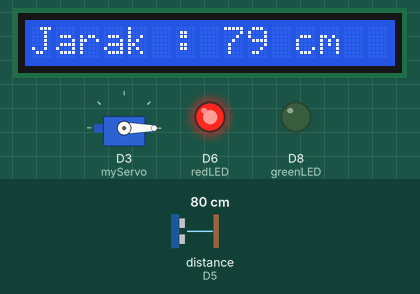
A program run on a simulated ESP8266 (NodeMCU). On the bench: servo, 15×1 character LCD, output pins drawn as LEDs (lit = HIGH). Wiring (inferred from the names in the program): ultrasonic range finder: trigger D4; echo D5. Inputs (shaded band) come from the test bench; at power-on: distance to the obstacle (sensor on D5) 80 cm. The echo pulse lasts 58.3 µs per cm; pins used as bus, display or sensor lines are not drawn.

Above: at 1.2 s.
1.3 s: distance to the obstacle (sensor on D5) set to 13 cm
At 2.9 s:
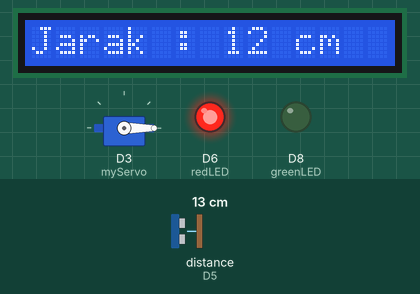
3.6 s: distance to the obstacle (sensor on D5) set to 10 cm
At 5.3 s:
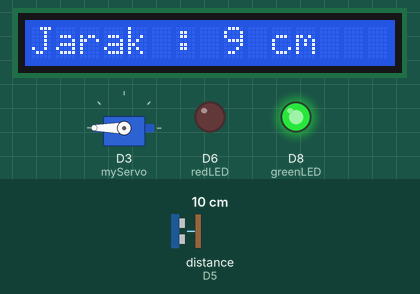
5.6 s: distance to the obstacle (sensor on D5) set to 2 cm
At 7.1 s:
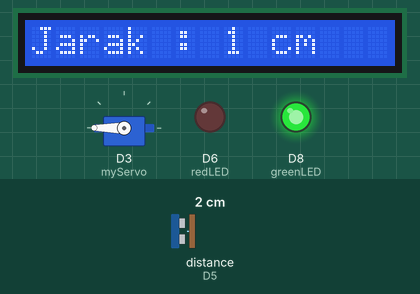
Timing chart, 0 to 8.6 s (numbered marks = the images above; inputs shaded):
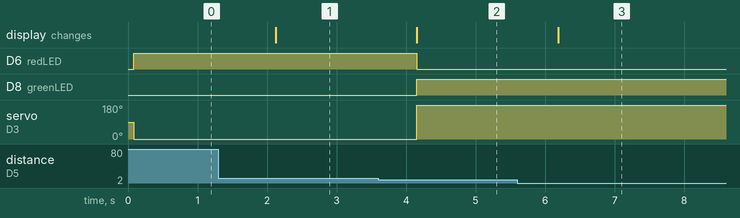

Measured:
- the behaviour switches between 12 and 11 cm on distance to the obstacle (sensor on D5) (found by bisection; images 1 and 2)
- after the input at 1.3 s, the display: changes after 0.82 s (image 1)
- after the input at 3.6 s, D6 (redLED): HIGH → LOW after 0.55 s; D8 (greenLED): LOW → HIGH after 0.55 s; servo on D3 (myServo): 0° → 180° after 0.55 s; the display: changes after 0.55 s (image 2)
- after the input at 5.6 s, the display: changes after 0.59 s (image 3)

The program:

main.cpp
```cpp
#include <Arduino.h>
#include <Servo.h>
#include <LiquidCrystal_I2C.h>

// alamat = 0x27


Servo myServo;
int trigPin = D4;
int echoPin = D5;
int greenLED = D8;
int redLED = D6;

LiquidCrystal_I2C lcd(0x27, 15, 1);
int SDA_pin = D1;
int SCL_pin = D2;

long duration;
int distance;

void setup()
{
  pinMode(greenLED, OUTPUT);
  pinMode(redLED, OUTPUT);
  myServo.attach(D3);
  pinMode(trigPin, OUTPUT);
  pinMode(echoPin, INPUT);
  Serial.begin(9600);
  Wire.begin(SDA_pin, SCL_pin);
  lcd.init();
  lcd.backlight();
  // lcd.setCursor(0,0);
}

void loop()
{
  digitalWrite(trigPin, LOW);
  delayMicroseconds(5);
  digitalWrite(trigPin, HIGH);
  delayMicroseconds(10);
  digitalWrite(trigPin, LOW);
  duration = pulseIn(echoPin, HIGH);
  distance = 0.034 * duration / 2;
  lcd.clear();
  lcd.setCursor(0, 0);
  lcd.print("Jarak : ");
  lcd.print(distance);
  lcd.print(" cm");

  if (distance <= 10)
  {
    myServo.write(180);
    digitalWrite(redLED, LOW);
    digitalWrite(greenLED, HIGH);
    delay(1000);
  }
  else if (distance > 10)
  {
    myServo.write(0);
    digitalWrite(greenLED, LOW);
    digitalWrite(redLED, HIGH);
    delay(1000);
  }
}
```
